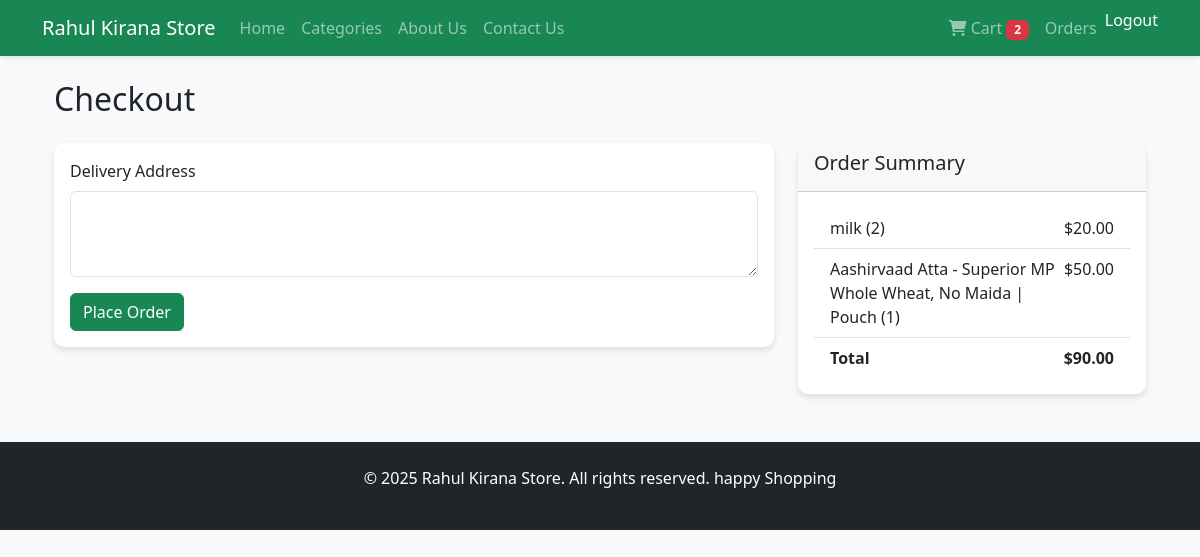
The page /checkout/ (signed in) on the database its author committed.
### shop/models.py (models this page shows, shortened)
class Cart(models.Model):
    user = models.ForeignKey(User, on_delete=models.CASCADE)
    product = models.ForeignKey(Product, on_delete=models.CASCADE)
    quantity = models.PositiveIntegerField(default=1)

class Product(models.Model):
    category = models.ForeignKey(Category, on_delete=models.CASCADE)
    name = models.CharField(max_length=200)
    description = models.TextField()
    price = models.DecimalField(max_digits=10, decimal_places=2)
    image = models.ImageField(upload_to='products/')

### shop/views.py (the view, shortened to what this page needs)
# urls.py: path('checkout/', views.checkout, name='checkout'),
@login_required
def checkout(request):
    cart_items = Cart.objects.filter(user=request.user)
    total = sum(item.product.price * item.quantity for item in cart_items)
    return render(request, 'shop/checkout.html', {
        'cart_items': cart_items,
        'total': total  # Pass the total to template
    })

### shop/templates/shop/checkout.html (shortened to what this page needs)
{% extends 'shop/base.html' %}
{% block content %}
<div class="container">
    <h2 class="my-4">Checkout</h2>
    <div class="row">
        <div class="col-md-8">
            <div class="card">
                <div class="card-body">
                    <form method="post">
                        <div class="mb-3">
                            <label for="delivery_address" class="form-label">Delivery Address</label>
                            <textarea class="form-control" id="delivery_address" name="delivery_address" rows="3" required></textarea>
                        </div>
                        <button type="submit" class="btn btn-success">Place Order</button>
                    </form>
                </div>
            </div>
        </div>
        <div class="col-md-4">
            <div class="card">
                <div class="card-header">
                    <h5>Order Summary</h5>
                </div>
                <div class="card-body">
                    <ul class="list-group list-group-flush">
                        {% for item in cart_items %}
                        <li class="list-group-item d-flex justify-content-between">
                            <span>{{ item.product.name }} ({{ item.quantity }})</span>
                            <span>${{ item.product.price|floatformat:2 }}</span>
                        </li>
                        {% endfor %}
                        <li class="list-group-item d-flex justify-content-between fw-bold">
                            <span>Total</span>
                            <span>${{ total|floatformat:2 }}</span>
                        </li>
                    </ul>
                </div>
            </div>
        </div>
    </div>
</div>
{% endblock %}

### shop/static/shop/css/style.css (style rules this page uses)
body { font-family: 'Segoe UI', Tahoma, Geneva, Verdana, sans-serif; background-color: #f8f9fa; }
.card { transition: transform 0.3s, box-shadow 0.3s; border: none; border-radius: 10px; overflow: hidden; box-shadow: 0 4px 6px rgba(0, 0, 0, 0.1); }

### rows shown on the page
Cart: product.name "milk", quantity "2", product.price "20.00"
Cart: product.name "Aashirvaad Atta - Superior MP Whole Wheat, No Maida | Pouch", quantity "1", product.price "50.00"

### other values the page prints
{{ total_items }} "2"
{{ total|floatformat:2 }} "90.00"
